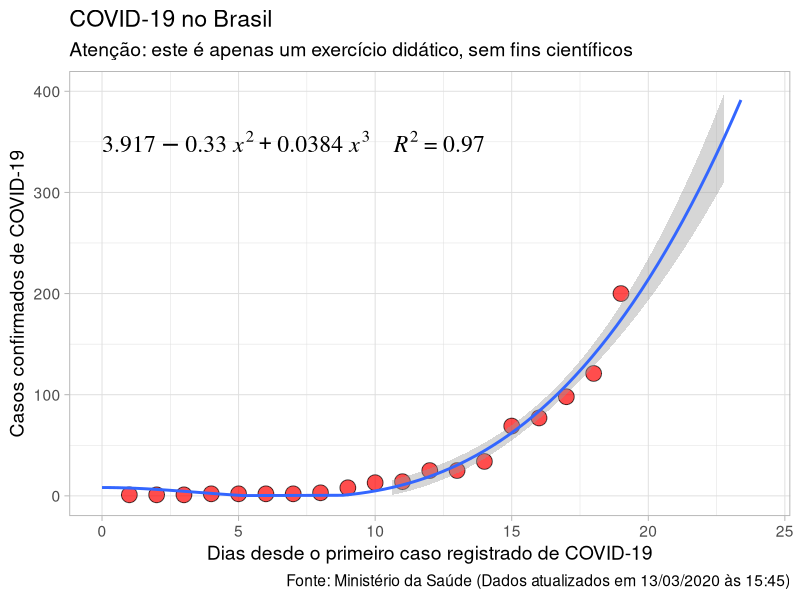

Here is the R script that generated this plot:
library(ggplot2)
library(readr)
library(polynom)

covid19 <- read_delim("covid19_brasil.csv",
                      ";", escape_double = FALSE, col_types = cols(datas = col_datetime(format = "%d/%m/%Y")),
                      trim_ws = TRUE)
covid19_1<-covid19
colnames(covid19_1)<-c('datas', "y", "x")
my.formula<-y~I(x^2)+I(x^3)
m <- lm(my.formula, covid19_1)
summary(m)
m
my.eq<-"3.917 - 0.330*x^2 + 0.0384*x^3"
p<-ggplot(data=covid19, aes(t,casos)) + xlim(0,24)+ylim(0,400)+
  geom_point(alpha=0.7, shape=21, fill="red", colour="black", size=5) +
  geom_smooth(method="lm", se=TRUE, formula=y~I(x^2)+I(x^3), fullrange=TRUE)
label.text <- paste(gsub("x", "~italic(x)", my.eq, fixed = TRUE),
                    paste("italic(R)^2",
                          format(summary(m)$r.squared, digits = 2),
                          sep = "~`=`~"),
                    sep = "~~~~")
p<-p+labs(y="Casos confirmados de COVID-19", x = "Dias desde o primeiro caso registrado de COVID-19", caption = "Fonte: Ministério da Saúde (Dados atualizados em 13/03/2020 às 15:45)") +
  ggtitle("COVID-19 no Brasil", subtitle = "Atenção: este é apenas um exercício didático, sem fins científicos")
p<-p + theme_light(base_size = 14)
jpeg(filename = "covid19.jpg",width = 2500, height = 2500,
     units = "px",
     quality = 100,
     bg = "white",
     res = 300, family="serif")
p + annotate(geom = "text", x = 0, y = 350, label = label.text,
             family = "serif", hjust = 0, parse = TRUE, size =6)
dev.off()
